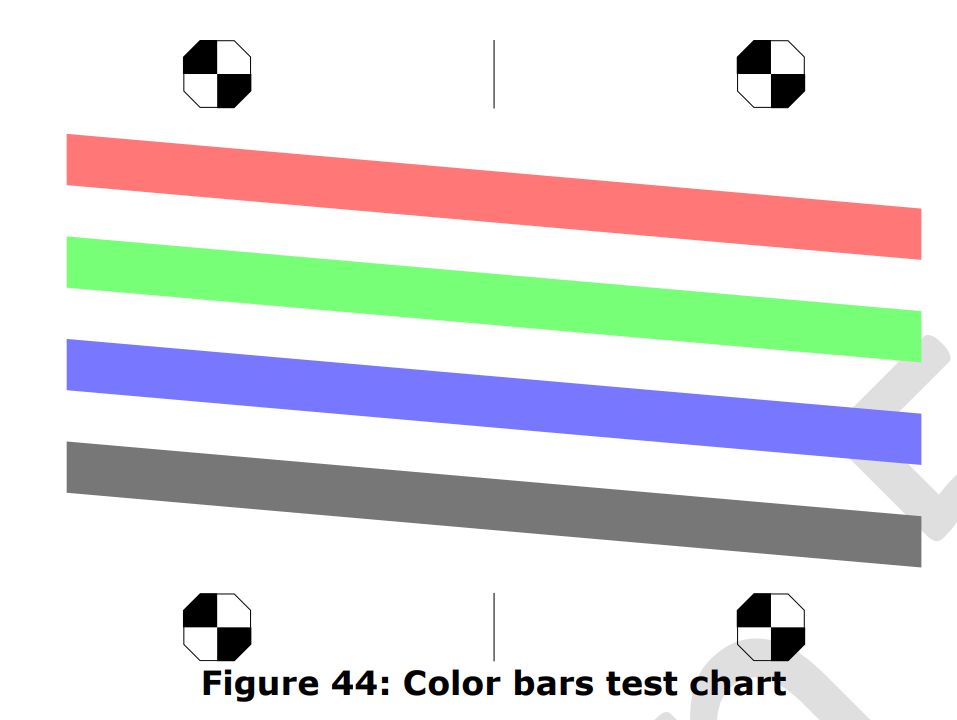
#> input picture assets/image.png, 957 x 720 px
$ python -i image_processor.py   (imports and definitions only)
#> lines starting #> are read from the running program, lines starting #| are printed output that depends on the picture; after the words box and inside, x2 and y2 are one past the last pixel; in counts of white or black regions, pixels touching at a corner belong together
#> further down, picture is the input picture: shape (720, 957, 3); mean B, G, R 223, 223, 223
import cv2
import numpy as np
import matplotlib.pyplot as plt

def get_seperated_lines():
    pass


# [7 lines left out: function find_contours_of_color_bar, not called in this run]

def get_mask(hsv, lower, upper):
    return cv2.inRange(hsv, lower, upper)

def get_color_bar_mask(image):
    hsv = cv2.cvtColor(image, cv2.COLOR_BGR2HSV)
#> hsv: shape (720, 957, 3); mean H, S, V 12.1, 26.9, 240.5
    # 定義遮罩
    mask_red = cv2.bitwise_or(
            cv2.inRange(hsv, np.array([0, 60, 60]), np.array([10, 255, 255])),
            cv2.inRange(hsv, np.array([160, 60, 60]), np.array([179, 255, 255]))
            )
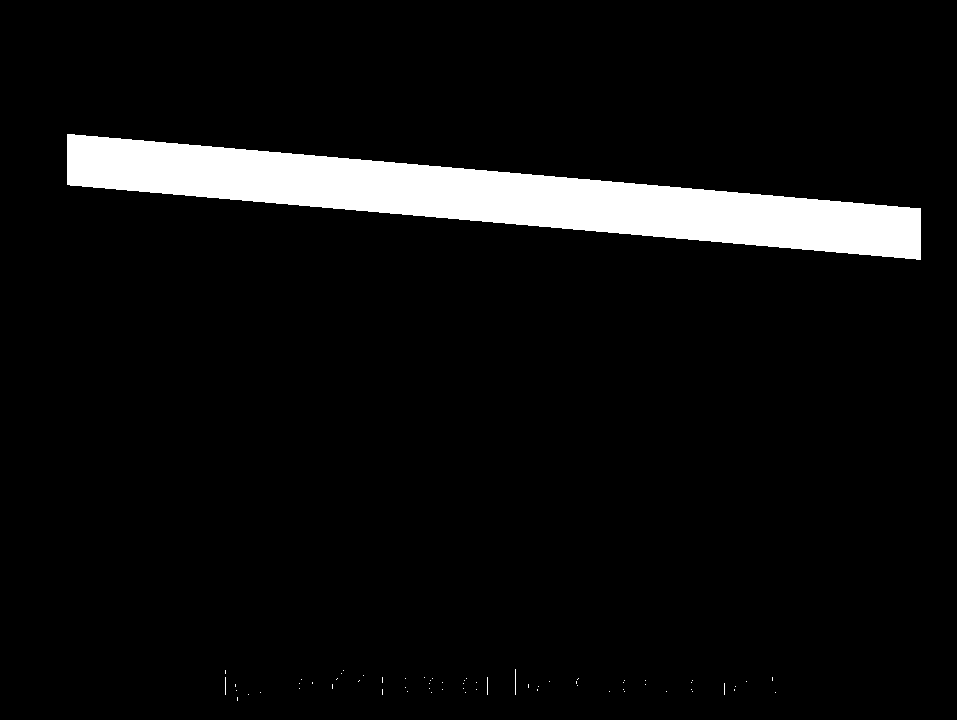
#> mask_red: shape (720, 957); 6.4% white; 65 white regions (63 under 20 px), largest, box (x1, y1, x2, y2) and area: (67, 134, 921, 260) 43908, (515, 669, 516, 695) 26
    mask_green = get_mask(hsv, np.array([40, 60, 60]), np.array([80, 255, 255]))
#> in get_mask, `return cv2.inRange(hsv, lower, upper)`:
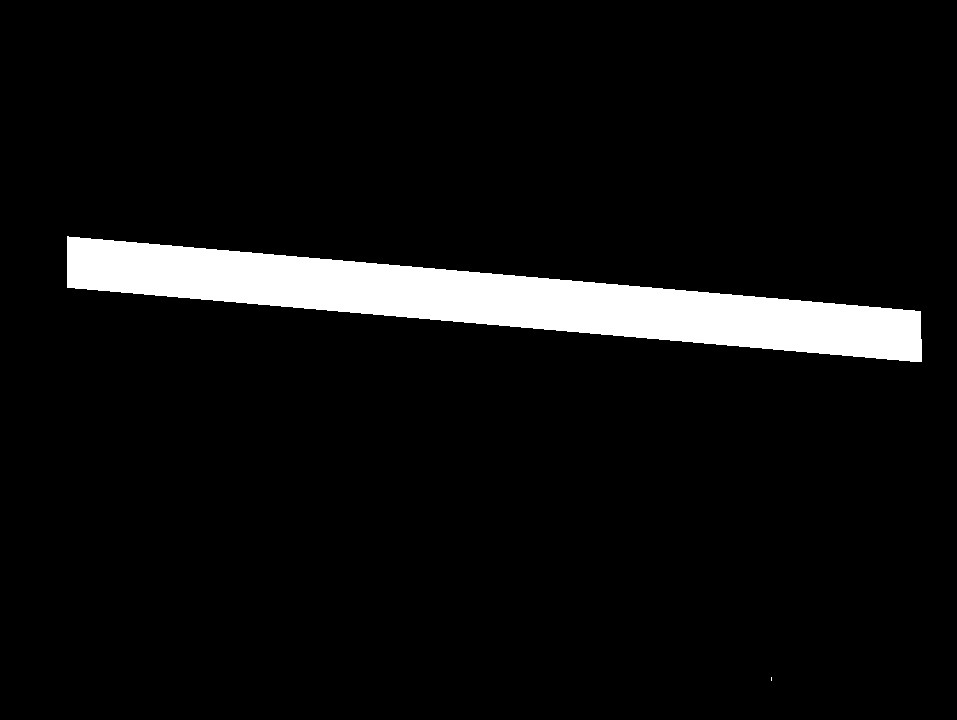
#> returned value: shape (720, 957); 6.4% white; 2 white regions (1 under 20 px), largest, box (x1, y1, x2, y2) and area: (67, 236, 922, 362) 43922
    mask_blue = get_mask(hsv, np.array([100, 60, 60]), np.array([130, 255, 255]))
#> in get_mask (call 2), `return cv2.inRange(hsv, lower, upper)`:
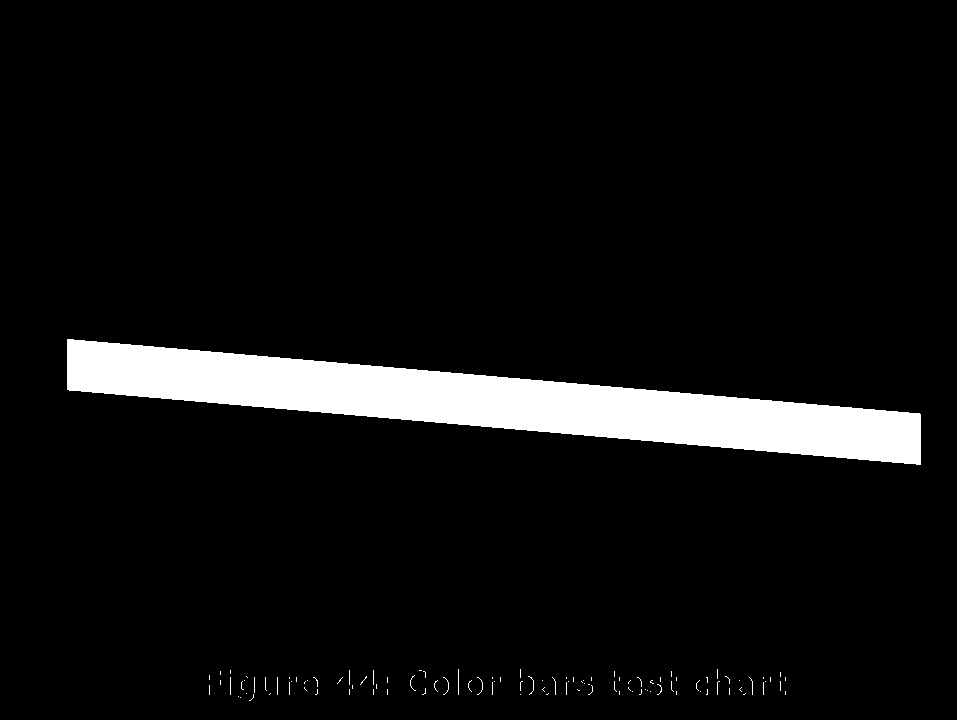
#> returned value: shape (720, 957); 6.5% white; 108 white regions (103 under 20 px), largest, box (x1, y1, x2, y2) and area: (67, 339, 921, 465) 43905, (458, 669, 459, 695) 26, (528, 676, 534, 695) 22, (443, 677, 449, 695) 20, (477, 677, 483, 695) 20
    mask_gray = get_mask(hsv, np.array([0, 0, 60]), np.array([180, 50, 200]))  # 灰色低飽和
#> in get_mask (call 3), `return cv2.inRange(hsv, lower, upper)`:
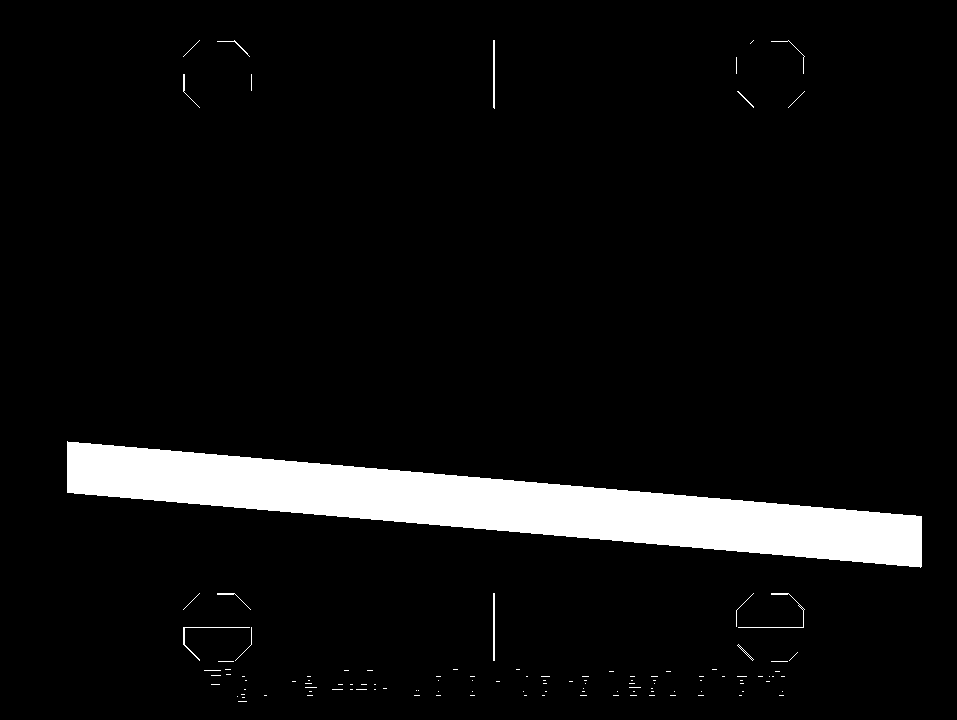
#> returned value: shape (720, 957); 6.6% white; 119 white regions (106 under 20 px), largest, box (x1, y1, x2, y2) and area: (67, 441, 922, 568) 44011, (738, 593, 805, 628) 139, (493, 40, 495, 109) 137

    # 做 Open 運算移除灰色 mask 的雜點
    kernel = cv2.getStructuringElement(cv2.MORPH_RECT, (5, 5))
    cleaned_gray = cv2.morphologyEx(mask_gray, cv2.MORPH_OPEN, kernel)
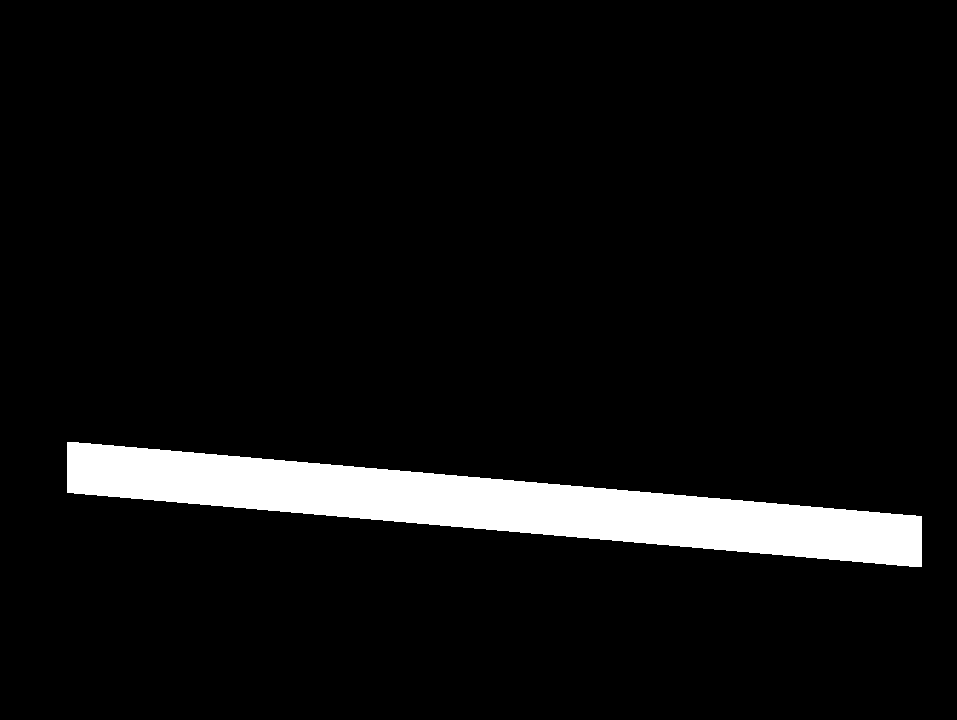
#> cleaned_gray: shape (720, 957); 6.4% white; 1 white region

    contours, _ = cv2.findContours(cleaned_gray, cv2.RETR_EXTERNAL, cv2.CHAIN_APPROX_SIMPLE)
#> contours = 1 contour; box (x1, y1, x2, y2) and area: (67, 442, 922, 567) 43104

    if len(contours) > 0:
        largest_contour = max(contours, key=cv2.contourArea)
#> largest_contour = contour of 300 points, box (x1, y1, x2, y2) (67, 442, 922, 567), area 43104
        clean_mask_gray = np.zeros_like(cleaned_gray)
        cv2.drawContours(clean_mask_gray, [largest_contour], -1, (255, 255, 255), thickness=cv2.FILLED)
    else:
        clean_mask_gray = np.zeros_like(mask_gray)

    masks = {
        "red": mask_red,
        "green": mask_green,
        "blue": mask_blue,
        "gray": clean_mask_gray
    }

    return masks

# [130 lines left out: functions get_seperated_color_bar_rgb, get_seperated_edges, not called in this run]

>>> import cv2
>>> picture = cv2.imread('assets/image.png')
>>> result = get_color_bar_mask(picture)
#> result = 4 items
